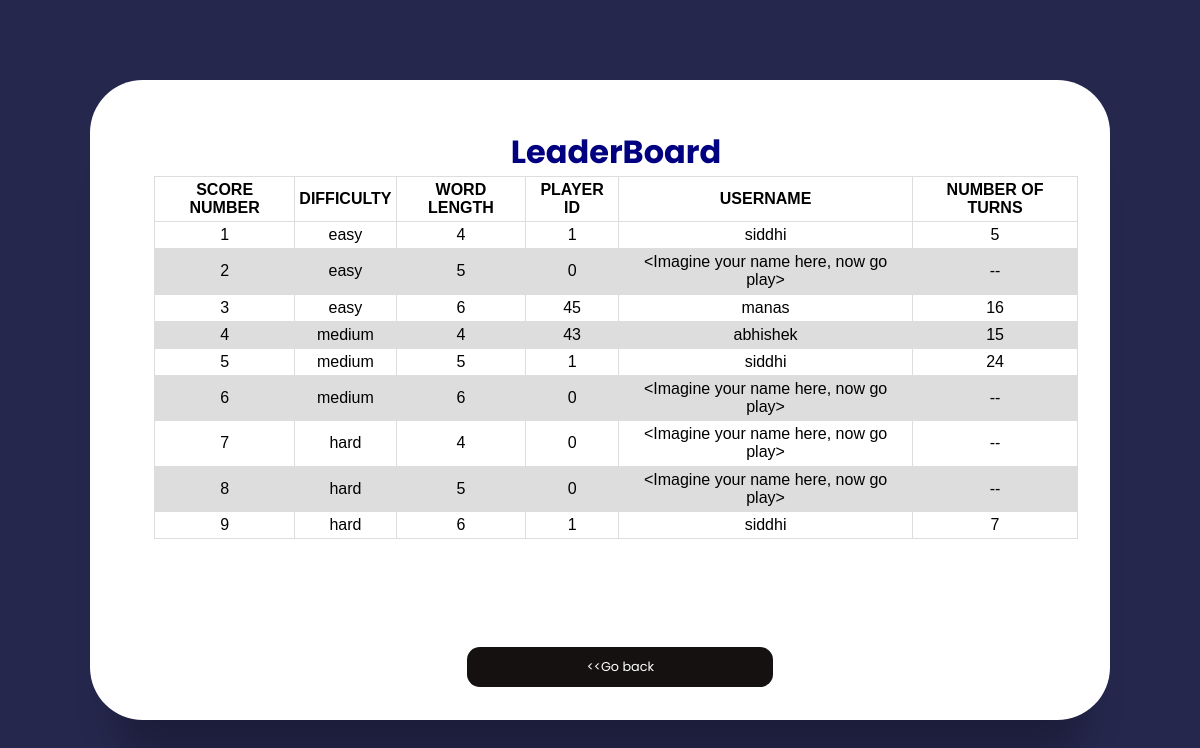
Page /leaderboard/ on the committed database.
### bnb/models.py (models this page shows, shortened)
class leaderboard(models.Model):
    score_id = models.CharField(max_length=50, primary_key=True)
    word_length = models.IntegerField(default=4)
    difficulty = models.CharField(max_length=20)
    player_id = models.IntegerField(default=0)
    user_name = models.CharField(max_length=100, default='<Imagine your name here, now go play>')
    num_of_turns = models.CharField(max_length=100, default='--')

### bnb/views.py (the view)
# urls.py: path('leaderboard/', views.leaderboard_view, name="leaderboard"),
def leaderboard_view(request):
    data = serializers.serialize("python", leaderboard.objects.all())
    context = {
        'data': data,
    }
    return render(request, 'leaderboard.html', context)

### bnb/templates/leaderboard.html (shortened to what this page needs)
<!DOCTYPE html>
<html lang="en">
<head>
</head>
<body>
<main>
    <div class="box">
        <div class="inner-box">
            <h1 align="center" style="color: navy">LeaderBoard</h1>
            <table>
                <thead>
                <tr>
                    <th> SCORE NUMBER</th>
                    <th>DIFFICULTY</th>
                    <th>WORD LENGTH</th>
                    <th>PLAYER ID</th>
                    <th>USERNAME</th>
                    <th>NUMBER OF TURNS</th>
                </tr>
                </thead>
                {% for instance in data %}
                <tr>
                    <td>{{instance.pk}}</td>
                    <td>{{instance.fields.difficulty}}</td>
                    <td>{{instance.fields.word_length}}</td>
                    <td>{{instance.fields.player_id}}</td>
                    <td>{{instance.fields.user_name}}</td>
                    <td>{{instance.fields.num_of_turns}}</td>
                </tr>
                {% endfor %}
            </table>
            <div class="button">
                <input class="sign-btn" onclick="location.href='{% url 'endgame' %}'"
                       value="<<Go back"/>
            </div>
        </div>
    </div>
</main>
</body>
</html>

### bnb/templates/leaderboard.html (style rules this page uses)
*, *::before, *::after { padding: 0; margin: 0; box-sizing: border-box; }
body, input { font-family: "Poppins", sans-serif; }
main { width: 100%; min-height: 100vh; overflow: hidden; background-color: #25274D; padding: 2rem; display: flex; align-items: center; justify-content: center; }
.box { position: relative; width: 100%; max-width: 1020px; height: 640px; background-color: #fff; border-radius: 3.3rem; box-shadow: 0 60px 40px -30px rgba(0, 0, 0, 0.27); }
.inner-box { position: static; transform: none; width: revert; height: revert; padding: 3rem; padding-right: 2rem; padding-left: 4rem; }
table { font-family: arial, sans-serif; border-collapse: collapse; width: 100%; }
td, th { border: 1px solid #dddddd; padding: 4.1px; text-align: center; }
tr:nth-child(even) { background-color: #dddddd; }
.sign-btn { display: inline-block; width: 30%; height: 40px; background-color: #151111; color: #fff; border: none; cursor: pointer; border-radius: 0.8rem; font-size: 0.8rem; margin-bottom: 2rem; transition: 0.3s; position: absolute; text-align: center; bottom: 1px; left: 37%; }

### rows in the picture
leaderboard: pk "1", fields.difficulty "easy", fields.word_length "4", fields.player_id "1", fields.user_name "siddhi", fields.num_of_turns "5"
leaderboard: pk "2", fields.difficulty "easy", fields.word_length "5", fields.player_id "0", fields.user_name "<Imagine your name here, now go play>", fields.num_of_turns "--"
leaderboard: pk "3", fields.difficulty "easy", fields.word_length "6", fields.player_id "45", fields.user_name "manas", fields.num_of_turns "16"
leaderboard: pk "4", fields.difficulty "medium", fields.word_length "4", fields.player_id "43", fields.user_name "abhishek", fields.num_of_turns "15"
leaderboard: fields.difficulty "medium", fields.user_name "siddhi", fields.num_of_turns "24"
leaderboard: pk "6", fields.difficulty "medium", fields.word_length "6", fields.player_id "0", fields.user_name "<Imagine your name here, now go play>", fields.num_of_turns "--"
leaderboard: pk "7", fields.difficulty "hard", fields.word_length "4", fields.player_id "0", fields.user_name "<Imagine your name here, now go play>", fields.num_of_turns "--"
leaderboard: pk "8", fields.difficulty "hard", fields.word_length "5", fields.player_id "0", fields.user_name "<Imagine your name here, now go play>", fields.num_of_turns "--"
leaderboard: pk "9", fields.difficulty "hard", fields.word_length "6", fields.player_id "1", fields.user_name "siddhi", fields.num_of_turns "7"

### other values in the picture
{{ instance.pk }} "5"
{{ instance.fields.word_length }} "5"
{{ instance.fields.player_id }} "1"
